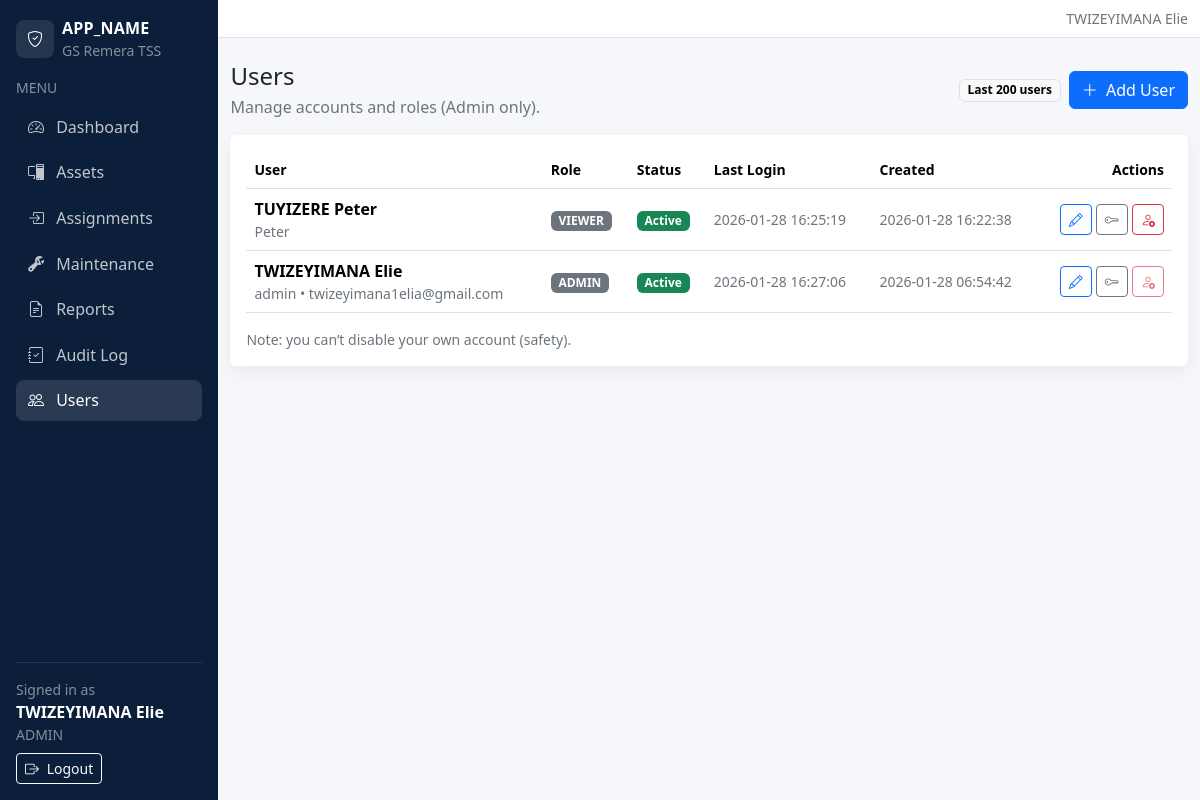
The app's page /admin/users/index.php (signed in), older data.
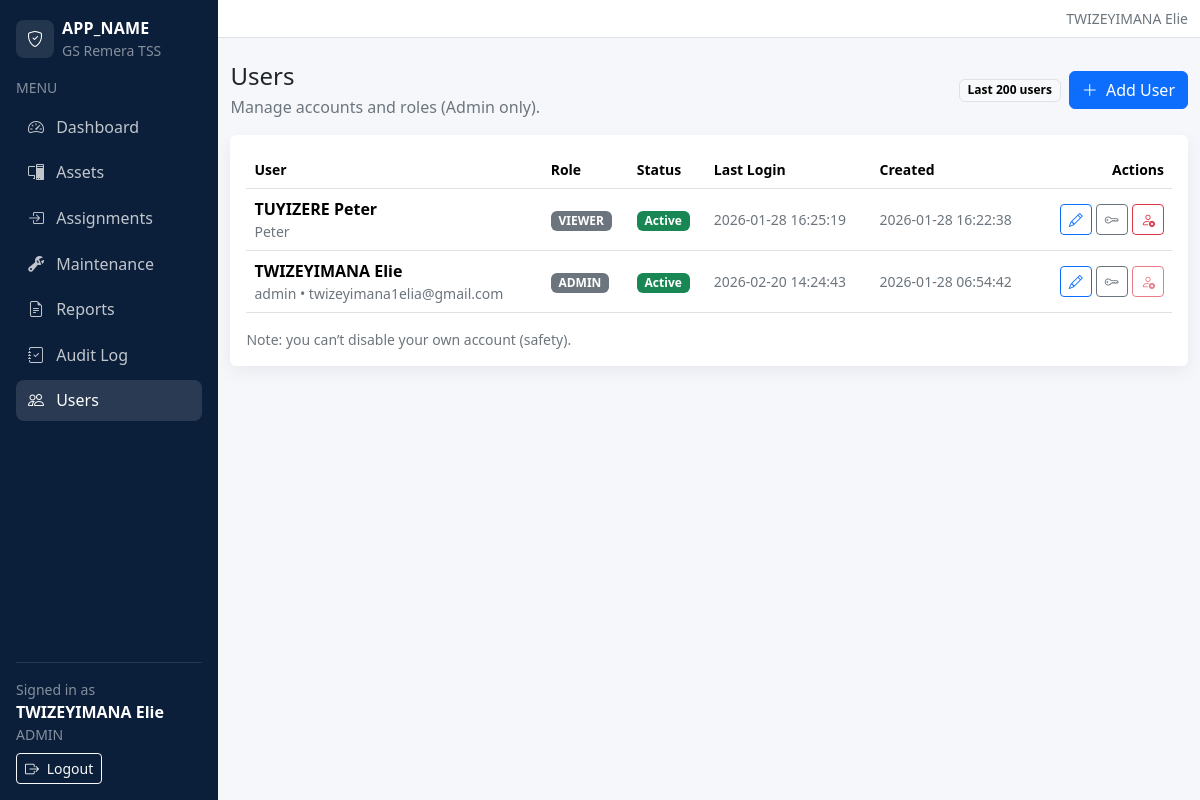
The same page, newer data.
### tables this page shows
CREATE TABLE `users` (
  `id` int(10) UNSIGNED NOT NULL,
  `role_id` int(10) UNSIGNED NOT NULL,
  `username` varchar(50) NOT NULL,
  `full_name` varchar(120) NOT NULL,
  `email` varchar(120) DEFAULT NULL,
  `password_hash` varchar(255) NOT NULL,
  `is_active` tinyint(1) NOT NULL DEFAULT '1',
  `last_login_at` datetime DEFAULT NULL,
  `created_at` datetime NOT NULL DEFAULT CURRENT_TIMESTAMP,
  `updated_at` datetime DEFAULT NULL ON UPDATE CURRENT_TIMESTAMP
);

CREATE TABLE `roles` (
  `id` int(10) UNSIGNED NOT NULL,
  `name` varchar(50) NOT NULL,
  `description` varchar(255) DEFAULT NULL
);

### includes/url.php (called while the page is built, shortened)
<?php
function base_url(): string
{
  $b = defined('BASE_URL') ? (string)BASE_URL : '';
  $b = rtrim($b, '/');
  return $b;
}
function url(string $path): string
{
  $full = base_url() . $path;
  return $full === '' ? '/' : $full;
}

### includes/auth.php (called while the page is built, shortened)
<?php
require_once __DIR__ . '/url.php';
function auth_user(): ?array
{
  return $_SESSION['user'] ?? null;
}

### admin/users/index.php (the view, shortened to what the changed rows need)
<?php
require_once __DIR__ . '/../../includes/auth.php';
require_once __DIR__ . '/../../includes/layout.php';
require_once __DIR__ . '/../../includes/url.php';
$pdo = db();
$users = $pdo->query("
  SELECT u.id, u.username, u.full_name, u.email, u.is_active, u.last_login_at, u.created_at, r.name AS role
  FROM users u
  JOIN roles r ON r.id = u.role_id
  ORDER BY u.id DESC
  LIMIT 200
")->fetchAll();
layout_header('Users', 'users');
$me = auth_user();
$myId = $me ? (int)$me['id'] : 0;
?>
<div class="d-flex align-items-center justify-content-between flex-wrap gap-2 mb-3">
  <div>
    <h1 class="h4 mb-1">Users</h1>
  </div>
</div>
<div class="card table-card">
  <div class="card-body">
    <div class="table-responsive">
      <table class="table align-middle">
        <thead>
          <tr class="text-secondary small">
            <th>User</th>
            <th>Role</th>
            <th>Status</th>
            <th>Last Login</th>
            <th>Created</th>
            <th class="text-end">Actions</th>
          </tr>
        </thead>
        <tbody>
          <?php foreach ($users as $u): ?>
            <tr>
              <td>
                <div class="fw-semibold"><?php echo htmlspecialchars($u['full_name']); ?></div>
                <div class="small text-secondary">
                  <?php echo htmlspecialchars($u['username']); ?>
                  <?php if (!empty($u['email'])): ?> • <?php echo htmlspecialchars($u['email']); ?><?php endif; ?>
                </div>
              </td>
              <td><span class="badge text-bg-secondary text-uppercase"><?php echo htmlspecialchars($u['role']); ?></span></td>
              <td>
                <?php if ((int)$u['is_active'] === 1): ?>
                  <span class="badge text-bg-success">Active</span>
                <?php else: ?>
                  <span class="badge text-bg-danger">Disabled</span>
                <?php endif; ?>
              </td>
              <td class="small text-secondary"><?php echo htmlspecialchars($u['last_login_at'] ?: '-'); ?></td>
              <td class="small text-secondary"><?php echo htmlspecialchars($u['created_at']); ?></td>
              <td class="text-end">
                <a class="btn btn-sm btn-outline-primary"
                   href="<?php echo htmlspecialchars(url('/admin/users/edit.php')); ?>?id=<?php echo (int)$u['id']; ?>">
                  <i class="bi bi-pencil"></i>
                </a>
                <a class="btn btn-sm btn-outline-secondary"
                   href="<?php echo htmlspecialchars(url('/admin/users/reset_password.php')); ?>?id=<?php echo (int)$u['id']; ?>">
                  <i class="bi bi-key"></i>
                </a>
                <form method="post" action="<?php echo htmlspecialchars(url('/admin/users/toggle_active.php')); ?>"
                      class="d-inline">
                  <?php
                    $isMe = ((int)$u['id'] === $myId);
                    $btnClass = ((int)$u['is_active'] === 1) ? 'btn-outline-danger' : 'btn-outline-success';
                    $icon = ((int)$u['is_active'] === 1) ? 'bi-person-x' : 'bi-person-check';
                    $label = ((int)$u['is_active'] === 1) ? 'Disable' : 'Activate';
                  ?>
                  <button class="btn btn-sm <?php echo $btnClass; ?>"
                          type="submit"
                          <?php echo $isMe ? 'disabled' : ''; ?>
                          data-confirm="<?php echo $isMe ? '' : ($label . ' this user?'); ?>">
                    <i class="bi <?php echo $icon; ?>"></i>
                  </button>
                </form>
              </td>
            </tr>
          <?php endforeach; ?>
        </tbody>
      </table>
    </div>
  </div>
</div>
<?php layout_footer(); ?>

### includes/layout.php (shortened to what the changed rows need)
<?php
require_once __DIR__ . '/auth.php';
require_once __DIR__ . '/url.php';
function layout_header(string $title, string $active = ''): void
{
  $user = auth_user();
  $role = $user['role'] ?? '';
  $fullName = $user['full_name'] ?? '';
  ?>
  <!doctype html>
  <html lang="en">
  <head>
    <link href="https://cdn.jsdelivr.net/npm/bootstrap@5.3.3/dist/css/bootstrap.min.css" rel="stylesheet">
    <link href="https://cdn.jsdelivr.net/npm/bootstrap-icons@1.11.3/font/bootstrap-icons.min.css" rel="stylesheet">
    <link href="<?php echo htmlspecialchars(url('/assets/css/app.css')); ?>" rel="stylesheet">
  </head>
  <body>
    <div class="d-flex app-shell">
      <aside class="sidebar d-none d-md-flex flex-column p-3">
        <div class="mt-auto pt-3 border-top border-white border-opacity-10">
          <div class="text-white-50 small">Signed in as</div>
          <div class="text-white fw-semibold"><?php echo htmlspecialchars($fullName ?: 'User'); ?></div>
          <div class="text-white-50 small text-uppercase"><?php echo htmlspecialchars($role ?: '-'); ?></div>
          <div class="mt-2">
            <a class="btn btn-sm btn-outline-light" href="<?php echo htmlspecialchars(url('/auth/logout.php')); ?>">
            </a>
          </div>
        </div>
      </aside>
      <main class="content">
        <nav class="navbar navbar-expand bg-white border-bottom">
          <div class="container-fluid">
            <div class="ms-auto d-flex align-items-center gap-2">
              <span class="text-secondary small d-none d-sm-inline">
                <?php echo htmlspecialchars($fullName ?: ''); ?>
              </span>
            </div>
          </div>
        </nav>
        <div class="container-fluid py-4">
  <?php
}
function layout_footer(): void
{
  ?>
        </div>
      </main>
    </div>
  </body>
  </html>
  <?php
}

Row changes from the older to the newer data that the page shows:
changed users "TWIZEYIMANA Elie": last_login_at "2026-01-28 16:27:06" → "2026-02-20 14:24:43"
